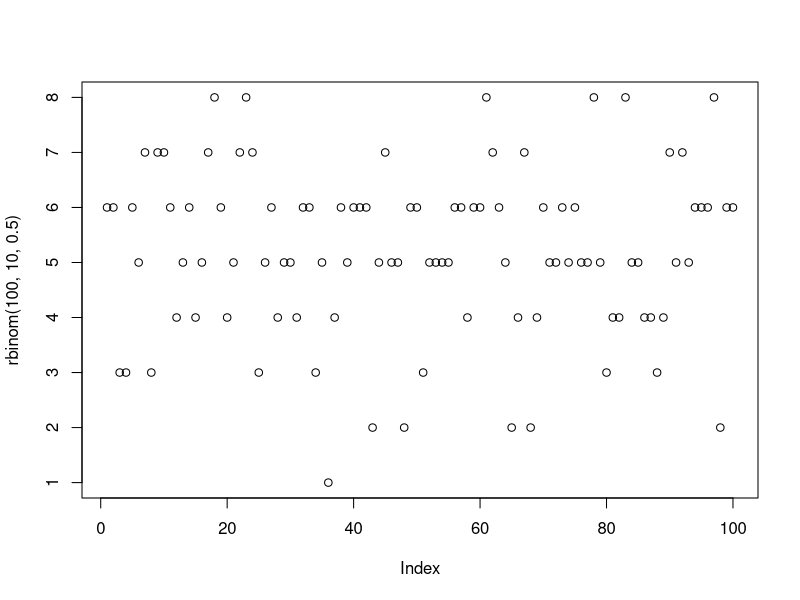
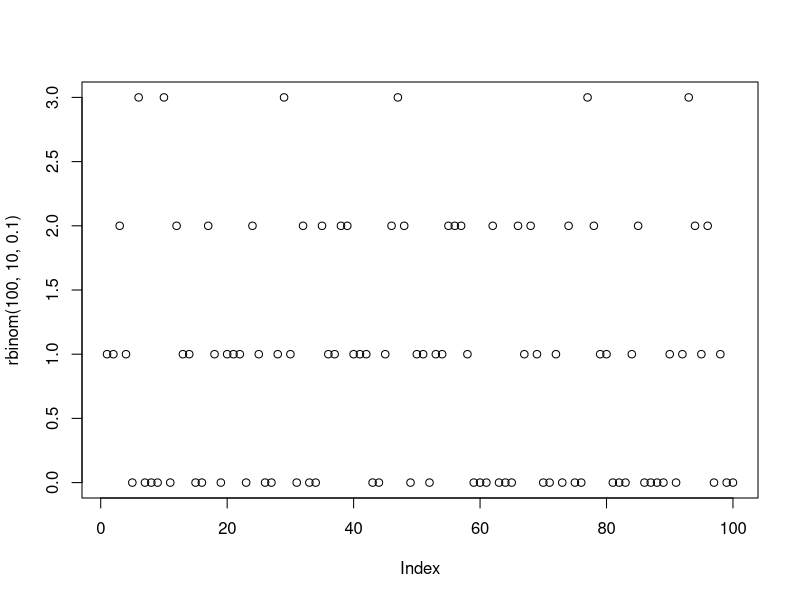
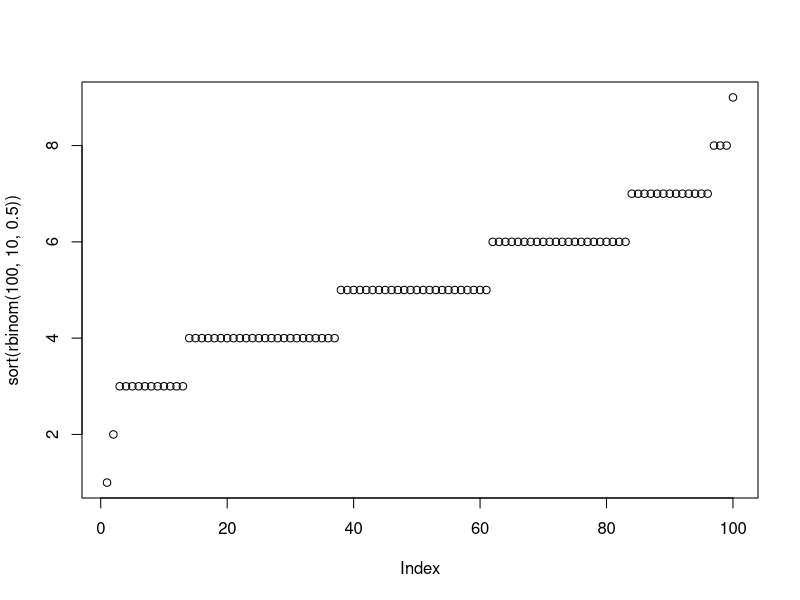
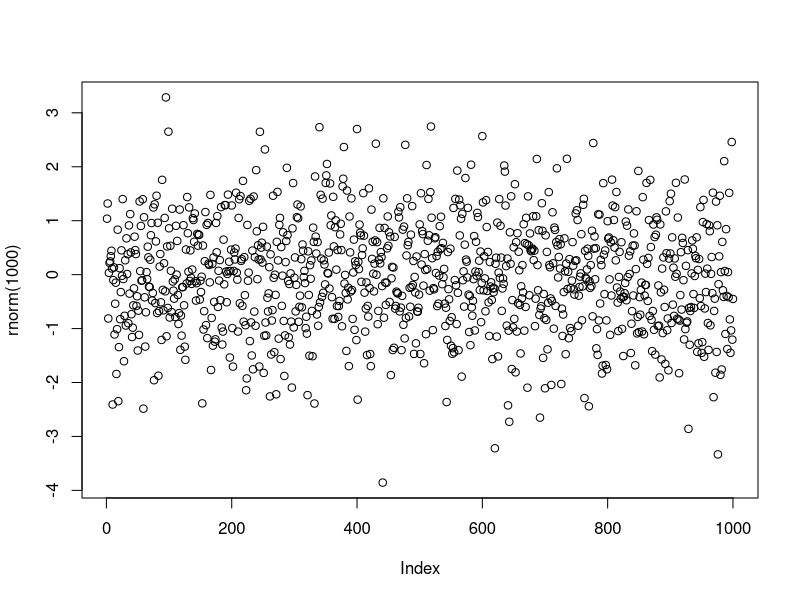
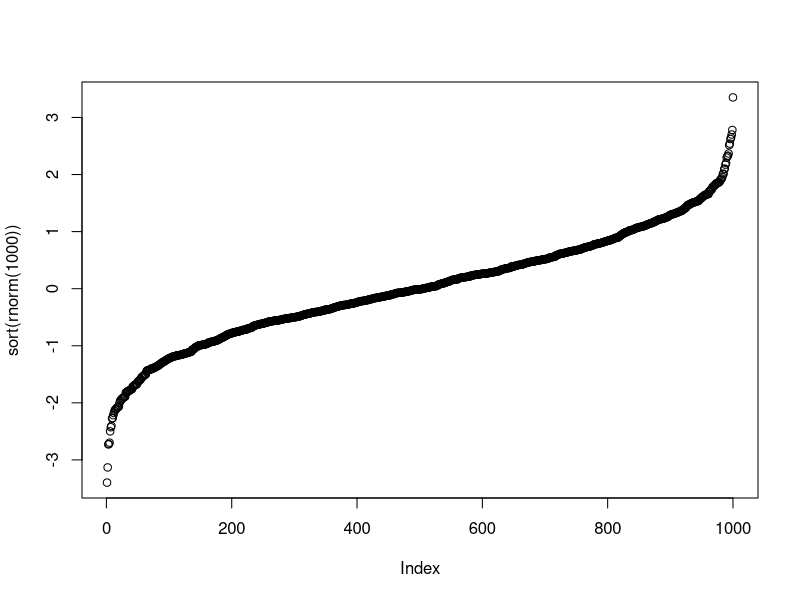

The R script that drew these images, in order:
## ---- chunk 1
plot(rbinom(100,10,0.5))
## ---- chunk 2
plot(rbinom(100,10,0.1))
## ---- chunk 3
plot(sort(rbinom(100,10,0.5)))
## ---- chunk 4
plot(rnorm(1000))
## ---- chunk 5
plot(sort(rnorm(1000)))
